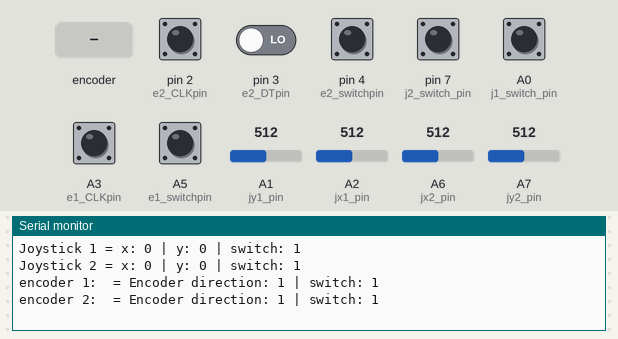
Bench run of a program on a simulated Arduino Nano, built with avr-gcc and run on an emulated ATmega328P. Parts: the last lines printed to the serial monitor. The test bench sets the inputs (shaded band); at power-on: A0 (j1_switch_pin), A3 (e1_CLKpin), A5 (e1_switchpin), pin 2 (e2_CLKpin), pin 4 (e2_switchpin), pin 7 (j2_switch_pin) HIGH, pin 3 (e2_DTpin) LOW, A1 (jy1_pin) = 512, A2 (jx1_pin) = 512, A6 (jx2_pin) = 512, A7 (jy2_pin) = 512. No radio packets arrive unless stated.

Above: at 1.2 s.
1.3 s: A1 (jy1_pin) set to 716
At 1.6 s:
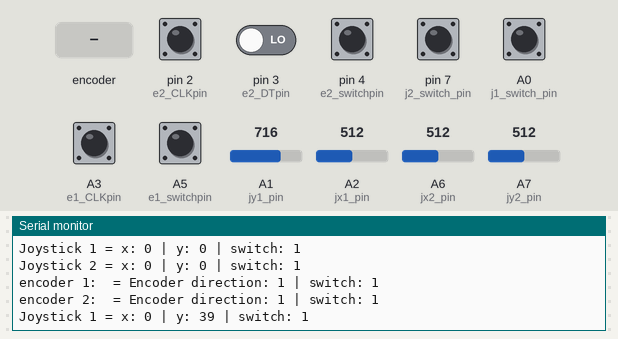
2.8 s: A2 (jx1_pin) set to 716
At 4.0 s:
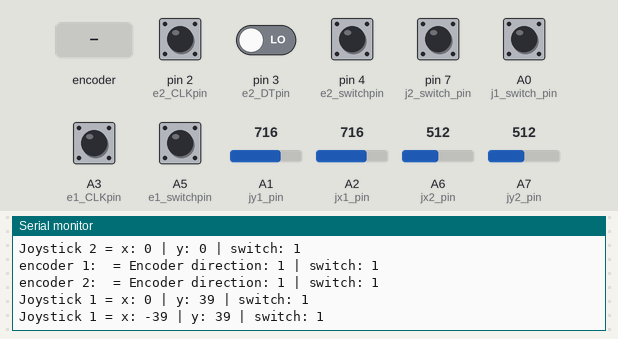
4.3 s: A6 (jx2_pin) set to 716
At 5.2 s:
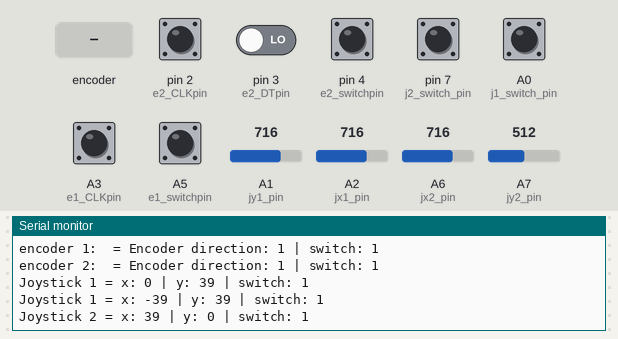
5.8 s: A7 (jy2_pin) set to 716
At 6.3 s:
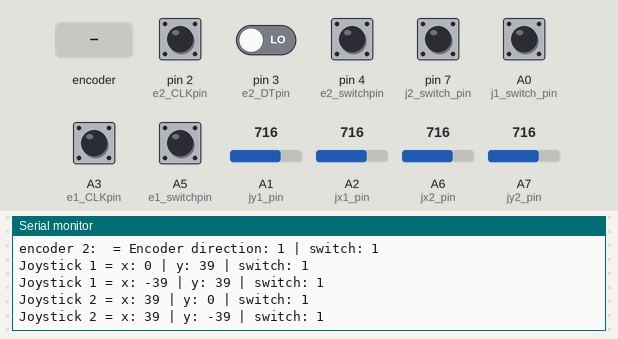
7.3 s: rotary encoder on pin 2 (e2_CLKpin) / A4 (e1_DTpin) turned 1 step (first pin leading)
At 8.6 s:
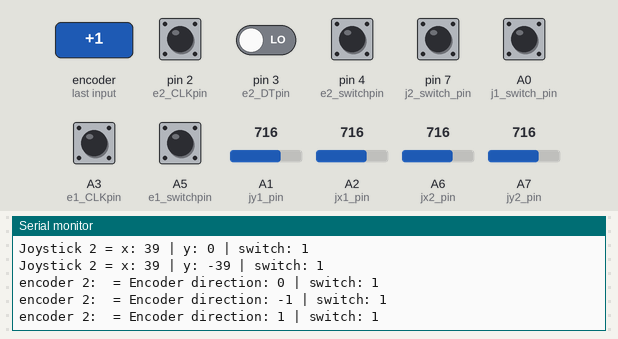
9.0 s: pin 4 (e2_switchpin) pulled LOW for 0.15 s
At 10.6 s:
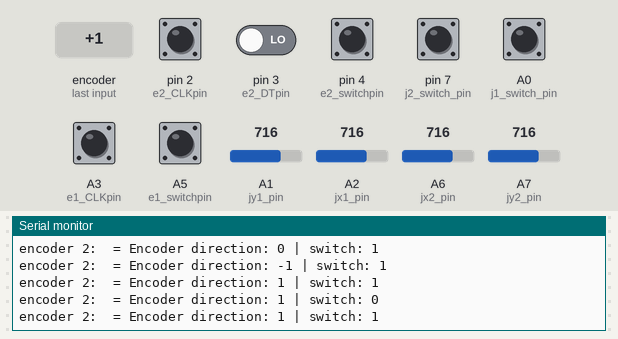
Timing chart, 0 to 11.6 s (numbered marks = the images above; inputs shaded):
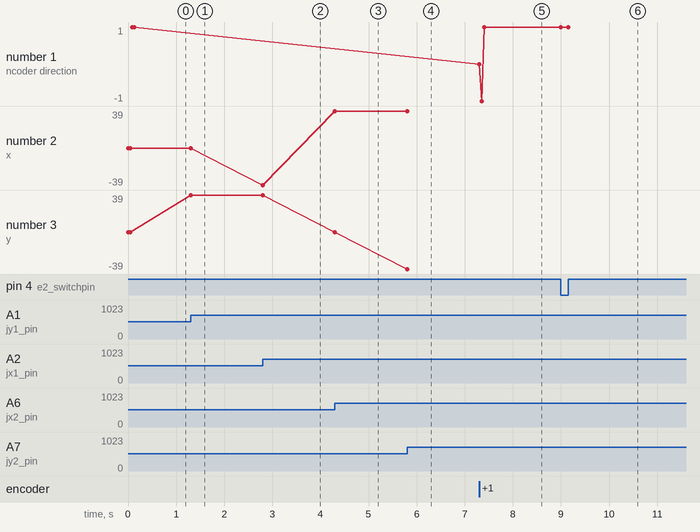

Measured:
- after the input at 1.3 s, the serial monitor: prints a new line at once (image 1)
- after the input at 2.8 s, the serial monitor: prints a new line at once (image 2)
- after the input at 4.3 s, the serial monitor: prints a new line at once (image 3)
- after the input at 5.8 s, the serial monitor: prints a new line at once (image 4)
- after the input at 7.3 s, the serial monitor: prints a new line at once (image 5)
- after the input at 9.0 s, the serial monitor: prints a new line at once (image 6)
- plotted number 2: 0 → -39 after the input at 2.8 s
- plotted number 3: 0 → 39 after the input at 1.3 s

The program:

main.cpp
```cpp
#include <Arduino.h>
#include <SPI.h>
#include <nRF24L01.h>
#include <RF24.h>

// Arduino pins set up
// Radio | joysticks | encoders
RF24 radio(9, 10);  // CE, CSN
const byte address[6] = "00001";

namespace logger{               //namespace > class, for enabled variable access
  bool enabled = true;   // this is the switch — a variable that lives in memory
  void joystick (const char* label, int x, int y,bool sw){            // const char* for simplicity
    if (!enabled) return; // if off, then end logger without printing
    Serial.print(label);
    Serial.print(" = x: "); Serial.print(x);
    Serial.print(" | y: "); Serial.print(y);
    Serial.print(" | switch: "); Serial.println(sw);
  }
  void encoder(const char* label, int direction, bool sw){
    if (!enabled) return;                           // if off, then end logger without printing
    Serial.print(label);
    Serial.print(" = Encoder direction: "); Serial.print(direction);
    Serial.print(" | switch: "); Serial.println(sw);
  }
}

const int jx1_pin = A2, jy1_pin = A1, j1_switch_pin = A0; // (const as it never changes)
const int jx2_pin = A6, jy2_pin = A7, j2_switch_pin = 7;

const int e1_CLKpin = A3, e1_DTpin = A4, e1_switchpin = A5;
const int e2_CLKpin = 2, e2_DTpin = 3, e2_switchpin = 4;

// VARIABLES:
// joysticks | encoders
int jx1_value = 0, jy1_value = 0;
bool j1_switch = false;
int prev_jx1 = 0, prev_jy1 = 0;
bool prev_j1_sw = false;

int jx2_value = 0, jy2_value = 0;
bool j2_switch = false;
int prev_jx2 = 0, prev_jy2 = 0;
bool prev_j2_sw = false;

int e1_direction = 0, lastState_eCLK1 = 0;
int prev_e1_dir = 0, prev_e2_dir = 0;
int e2_direction = 0, lastState_eCLK2 = 0;
bool e1_switch = false, e2_switch = false;
bool prev_e1_sw = false, prev_e2_sw = false;

struct ControllerData {
    int jx1, jy1, jx2, jy2;
    bool j1_sw, j2_sw;
    int e1, e2;
    bool e1_sw, e2_sw;
};

void setup() {
  Serial.begin(9600);
  logger::enabled = true;
  // Radio
  bool radio_check = radio.begin();
  if (!radio_check){
    Serial.println("radio hardware failed");
    while(true){} // halts program if no radio.
    }
  radio.openWritingPipe(address);
  radio.setPALevel(RF24_PA_LOW);
  radio.stopListening();  // We're transmitting

  // joystick
  pinMode(j1_switch_pin, INPUT_PULLUP);
  pinMode(j2_switch_pin, INPUT_PULLUP);
  // encoder
  pinMode(e1_CLKpin, INPUT), pinMode(e1_DTpin, INPUT);
  pinMode(e1_switchpin, INPUT_PULLUP);
  lastState_eCLK1 = digitalRead(e1_CLKpin);

  pinMode(e2_CLKpin, INPUT), pinMode(e2_DTpin, INPUT);
  pinMode(e2_switchpin, INPUT_PULLUP);
  lastState_eCLK2 = digitalRead(e2_CLKpin);
}

int deadzone(int value){
  if (-10<value && value<10) value=0;
  return value;
}
int readJoystick(int joy_pin, bool invert){
  int read_axis = deadzone(map(analogRead(joy_pin),0,1023,invert ? 100:-100,invert ? -100:100));
  return read_axis;
}
int readEncoder(int CLK_pin, int CLK_last, int DT_pin, int direction){
  int CLK_current = digitalRead(CLK_pin);
  if (CLK_current != CLK_last){          //if any change then...
    if (digitalRead(DT_pin)==HIGH)                  //if DT HIGH while CLK is changing, clockwise. and inverse
      direction++;
    else if (digitalRead(DT_pin)==LOW)
      direction--;
  return  direction;
}}

int readPress(int pin){
  int read_press = digitalRead(pin);
  return read_press;
}

void loop() {
  // read the value from the sensor:
  jx1_value =readJoystick(jx1_pin,true);
  jy1_value =readJoystick(jy1_pin,false);
  j1_switch =readPress(j1_switch_pin);
  if(jx1_value!=prev_jx1 or jy1_value!=prev_jy1 or j1_switch!=prev_j1_sw){
    logger::joystick("Joystick 1",jx1_value,jy1_value,j1_switch);
    prev_jx1 = jx1_value, prev_jy1 = jy1_value, prev_j1_sw = j1_switch;
  }

  jx2_value =readJoystick(jx2_pin,false);
  jy2_value =readJoystick(jy2_pin,true);
  j2_switch =readPress(j2_switch_pin);
  if(jx2_value!=prev_jx2 or jy2_value!=prev_jy2 or j2_switch!=prev_j2_sw){
    logger::joystick("Joystick 2",jx2_value,jy2_value,j2_switch);
    prev_jx2 = jx2_value, prev_jy2 = jy2_value, prev_j2_sw = j2_switch;
  }

  e1_direction = readEncoder(e1_CLKpin, lastState_eCLK1, e1_DTpin, e1_direction);
  e1_switch = readPress(e1_switchpin);
  lastState_eCLK1 = digitalRead(e1_CLKpin);
  if(e1_direction!=prev_e1_dir or e1_switch!=prev_e1_sw){
    logger::encoder("encoder 1: ", e1_direction, e1_switch);
    prev_e1_dir = e1_direction, prev_e1_sw = e1_switch;
  }

  e2_direction = readEncoder(e2_CLKpin, lastState_eCLK2, e2_DTpin, e2_direction);
  e2_switch = readPress(e2_switchpin);
  lastState_eCLK2 = digitalRead(e2_CLKpin);
    if(e2_direction!=prev_e2_dir or e2_switch!=prev_e2_sw){
    logger::encoder("encoder 2: ", e2_direction, e2_switch);
    prev_e2_dir = e2_direction, prev_e2_sw = e2_switch;
  }
  ControllerData data = {jx1_value, jy1_value, jx2_value, jy2_value,
                        j1_switch, j2_switch, e1_direction, e2_direction, e1_switch, e2_switch};
  radio.write(&data, sizeof(data));  // Would read value of data, rather than data itself.
}
```
